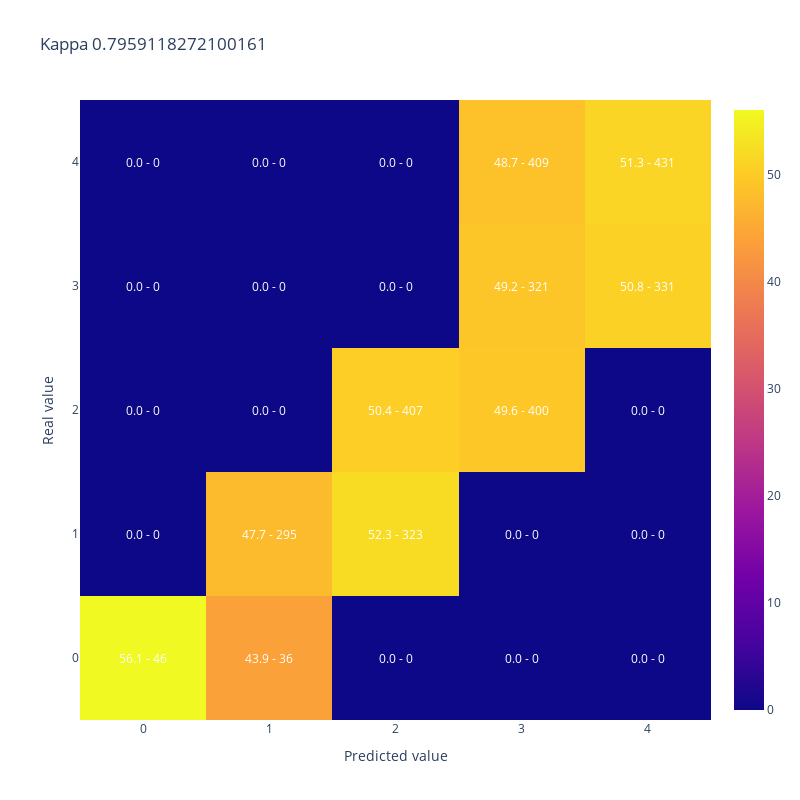

The notebook cell this image was saved under:
### Code cell
#A modo de ejemplo muestro kappa y matriz de confusion para 50% de aciertos donde los errores quedan cerca de la clase correcta
y_simulado_cerca = [y_test.iloc[sample] if random_list[sample]<50/100 else y_cerca[sample] for sample in range(len(y_test))]

display(plot_confusion_matrix(y_test,y_simulado_cerca, 
                              title = "Kappa " + str(cohen_kappa_score(y_test,y_simulado_cerca, weights = 'quadratic'))))

### Figure 1 — Plotly figure (JSON) as saved in the notebook; plotly's stock layout.template omitted (floating-point values rounded to 4 significant figures)
{"data": [{"type": "heatmap", "x": [0, 1, 2, 3, 4], "y": [0, 1, 2, 3, 4], "z": [[56.1, 43.9, 0.0, 0.0, 0.0], [0.0, 47.73, 52.27, 0.0, 0.0], [0.0, 0.0, 50.43, 49.57, 0.0], [0.0, 0.0, 0.0, 49.23, 50.77], [0.0, 0.0, 0.0, 48.69, 51.31]]}], "layout": {"annotations": [{"font": {"color": "white"}, "showarrow": false, "text": "56.1 - 46", "x": 0, "xref": "x", "y": 0, "yref": "y"}, {"font": {"color": "white"}, "showarrow": false, "text": "43.9 - 36", "x": 1, "xref": "x", "y": 0, "yref": "y"}, {"font": {"color": "white"}, "showarrow": false, "text": "0.0 - 0", "x": 2, "xref": "x", "y": 0, "yref": "y"}, {"font": {"color": "white"}, "showarrow": false, "text": "0.0 - 0", "x": 3, "xref": "x", "y": 0, "yref": "y"}, {"font": {"color": "white"}, "showarrow": false, "text": "0.0 - 0", "x": 4, "xref": "x", "y": 0, "yref": "y"}, {"font": {"color": "white"}, "showarrow": false, "text": "0.0 - 0", "x": 0, "xref": "x", "y": 1, "yref": "y"}, {"font": {"color": "white"}, "showarrow": false, "text": "47.7 - 295", "x": 1, "xref": "x", "y": 1, "yref": "y"}, {"font": {"color": "white"}, "showarrow": false, "text": "52.3 - 323", "x": 2, "xref": "x", "y": 1, "yref": "y"}, {"font": {"color": "white"}, "showarrow": false, "text": "0.0 - 0", "x": 3, "xref": "x", "y": 1, "yref": "y"}, {"font": {"color": "white"}, "showarrow": false, "text": "0.0 - 0", "x": 4, "xref": "x", "y": 1, "yref": "y"}, {"font": {"color": "white"}, "showarrow": false, "text": "0.0 - 0", "x": 0, "xref": "x", "y": 2, "yref": "y"}, {"font": {"color": "white"}, "showarrow": false, "text": "0.0 - 0", "x": 1, "xref": "x", "y": 2, "yref": "y"}, {"font": {"color": "white"}, "showarrow": false, "text": "50.4 - 407", "x": 2, "xref": "x", "y": 2, "yref": "y"}, {"font": {"color": "white"}, "showarrow": false, "text": "49.6 - 400", "x": 3, "xref": "x", "y": 2, "yref": "y"}, {"font": {"color": "white"}, "showarrow": false, "text": "0.0 - 0", "x": 4, "xref": "x", "y": 2, "yref": "y"}, {"font": {"color": "white"}, "showarrow": false, "text": "0.0 - 0", "x": 0, "xref": "x", "y": 3, "yref": "y"}, {"font": {"color": "white"}, "showarrow": false, "text": "0.0 - 0", "x": 1, "xref": "x", "y": 3, "yref": "y"}, {"font": {"color": "white"}, "showarrow": false, "text": "0.0 - 0", "x": 2, "xref": "x", "y": 3, "yref": "y"}, {"font": {"color": "white"}, "showarrow": false, "text": "49.2 - 321", "x": 3, "xref": "x", "y": 3, "yref": "y"}, {"font": {"color": "white"}, "showarrow": false, "text": "50.8 - 331", "x": 4, "xref": "x", "y": 3, "yref": "y"}, {"font": {"color": "white"}, "showarrow": false, "text": "0.0 - 0", "x": 0, "xref": "x", "y": 4, "yref": "y"}, {"font": {"color": "white"}, "showarrow": false, "text": "0.0 - 0", "x": 1, "xref": "x", "y": 4, "yref": "y"}, {"font": {"color": "white"}, "showarrow": false, "text": "0.0 - 0", "x": 2, "xref": "x", "y": 4, "yref": "y"}, {"font": {"color": "white"}, "showarrow": false, "text": "48.7 - 409", "x": 3, "xref": "x", "y": 4, "yref": "y"}, {"font": {"color": "white"}, "showarrow": false, "text": "51.3 - 431", "x": 4, "xref": "x", "y": 4, "yref": "y"}], "height": 800, "title": {"text": "Kappa 0.7959118272100161"}, "width": 800, "xaxis": {"title": {"text": "Predicted value"}}, "yaxis": {"title": {"text": "Real value"}}}}
